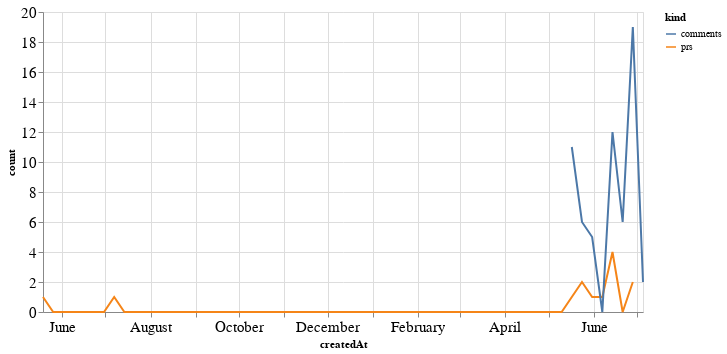

The notebook cell this image was saved under:
### Code cell
alt.Chart(total_time, width=600).mark_line().encode(
    x='createdAt',
    y='count',
    color='kind'
)

### Figure 1 — Vega-Lite specification as saved in the notebook (floating-point values rounded to 4 significant figures)
{"config": {"axisLeft": {"labelFontSize": 15}, "axisBottom": {"labelFontSize": 15}}, "data": {"name": "data-e4523aea0b16c1173d64ea80fa4a03c7"}, "mark": "line", "encoding": {"color": {"type": "nominal", "field": "kind"}, "x": {"type": "temporal", "field": "createdAt"}, "y": {"type": "quantitative", "field": "count"}}, "width": 600, "$schema": "https://vega.github.io/schema/vega-lite/v4.8.1.json", "datasets": {"data-e4523aea0b16c1173d64ea80fa4a03c7": [{"createdAt": "2019-05-19T00:00:00", "kind": "prs", "count": 1.0}, {"createdAt": "2019-05-26T00:00:00", "kind": "prs", "count": 0.0}, {"createdAt": "2019-06-02T00:00:00", "kind": "prs", "count": 0.0}, {"createdAt": "2019-06-09T00:00:00", "kind": "prs", "count": 0.0}, {"createdAt": "2019-06-16T00:00:00", "kind": "prs", "count": 0.0}, {"createdAt": "2019-06-23T00:00:00", "kind": "prs", "count": 0.0}, {"createdAt": "2019-06-30T00:00:00", "kind": "prs", "count": 0.0}, {"createdAt": "2019-07-07T00:00:00", "kind": "prs", "count": 1.0}, {"createdAt": "2019-07-14T00:00:00", "kind": "prs", "count": 0.0}, {"createdAt": "2019-07-21T00:00:00", "kind": "prs", "count": 0.0}, {"createdAt": "2019-07-28T00:00:00", "kind": "prs", "count": 0.0}, {"createdAt": "2019-08-04T00:00:00", "kind": "prs", "count": 0.0}, {"createdAt": "2019-08-11T00:00:00", "kind": "prs", "count": 0.0}, {"createdAt": "2019-08-18T00:00:00", "kind": "prs", "count": 0.0}, {"createdAt": "2019-08-25T00:00:00", "kind": "prs", "count": 0.0}, {"createdAt": "2019-09-01T00:00:00", "kind": "prs", "count": 0.0}, {"createdAt": "2019-09-08T00:00:00", "kind": "prs", "count": 0.0}, {"createdAt": "2019-09-15T00:00:00", "kind": "prs", "count": 0.0}, {"createdAt": "2019-09-22T00:00:00", "kind": "prs", "count": 0.0}, {"createdAt": "2019-09-29T00:00:00", "kind": "prs", "count": 0.0}, {"createdAt": "2019-10-06T00:00:00", "kind": "prs", "count": 0.0}, {"createdAt": "2019-10-13T00:00:00", "kind": "prs", "count": 0.0}, {"createdAt": "2019-10-20T00:00:00", "kind": "prs", "count": 0.0}, {"createdAt": "2019-10-27T00:00:00", "kind": "prs", "count": 0.0}, {"createdAt": "2019-11-03T00:00:00", "kind": "prs", "count": 0.0}, {"createdAt": "2019-11-10T00:00:00", "kind": "prs", "count": 0.0}, {"createdAt": "2019-11-17T00:00:00", "kind": "prs", "count": 0.0}, {"createdAt": "2019-11-24T00:00:00", "kind": "prs", "count": 0.0}, {"createdAt": "2019-12-01T00:00:00", "kind": "prs", "count": 0.0}, {"createdAt": "2019-12-08T00:00:00", "kind": "prs", "count": 0.0}, {"createdAt": "2019-12-15T00:00:00", "kind": "prs", "count": 0.0}, {"createdAt": "2019-12-22T00:00:00", "kind": "prs", "count": 0.0}, {"createdAt": "2019-12-29T00:00:00", "kind": "prs", "count": 0.0}, {"createdAt": "2020-01-05T00:00:00", "kind": "prs", "count": 0.0}, {"createdAt": "2020-01-12T00:00:00", "kind": "prs", "count": 0.0}, {"createdAt": "2020-01-19T00:00:00", "kind": "prs", "count": 0.0}, {"createdAt": "2020-01-26T00:00:00", "kind": "prs", "count": 0.0}, {"createdAt": "2020-02-02T00:00:00", "kind": "prs", "count": 0.0}, {"createdAt": "2020-02-09T00:00:00", "kind": "prs", "count": 0.0}, {"createdAt": "2020-02-16T00:00:00", "kind": "prs", "count": 0.0}, {"createdAt": "2020-02-23T00:00:00", "kind": "prs", "count": 0.0}, {"createdAt": "2020-03-01T00:00:00", "kind": "prs", "count": 0.0}, {"createdAt": "2020-03-08T00:00:00", "kind": "prs", "count": 0.0}, {"createdAt": "2020-03-15T00:00:00", "kind": "prs", "count": 0.0}, {"createdAt": "2020-03-22T00:00:00", "kind": "prs", "count": 0.0}, {"createdAt": "2020-03-29T00:00:00", "kind": "prs", "count": 0.0}, {"createdAt": "2020-04-05T00:00:00", "kind": "prs", "count": 0.0}, {"createdAt": "2020-04-12T00:00:00", "kind": "prs", "count": 0.0}, {"createdAt": "2020-04-19T00:00:00", "kind": "prs", "count": 0.0}, {"createdAt": "2020-04-26T00:00:00", "kind": "prs", "count": 0.0}, {"createdAt": "2020-05-03T00:00:00", "kind": "prs", "count": 0.0}, {"createdAt": "2020-05-10T00:00:00", "kind": "prs", "count": 0.0}, {"createdAt": "2020-05-17T00:00:00", "kind": "prs", "count": 1.0}, {"createdAt": "2020-05-24T00:00:00", "kind": "prs", "count": 2.0}, {"createdAt": "2020-05-31T00:00:00", "kind": "prs", "count": 1.0}, {"createdAt": "2020-06-07T00:00:00", "kind": "prs", "count": 1.0}, {"createdAt": "2020-06-14T00:00:00", "kind": "prs", "count": 4.0}, {"createdAt": "2020-06-21T00:00:00", "kind": "prs", "count": 0.0}, {"createdAt": "2020-06-28T00:00:00", "kind": "prs", "count": 2.0}, {"createdAt": "2020-07-05T00:00:00", "kind": "prs", "count": null}, {"createdAt": "2019-05-19T00:00:00", "kind": "comments", "count": null}, {"createdAt": "2019-05-26T00:00:00", "kind": "comments", "count": null}, {"createdAt": "2019-06-02T00:00:00", "kind": "comments", "count": null}, {"createdAt": "2019-06-09T00:00:00", "kind": "comments", "count": null}, {"createdAt": "2019-06-16T00:00:00", "kind": "comments", "count": null}, {"createdAt": "2019-06-23T00:00:00", "kind": "comments", "count": null}, {"createdAt": "2019-06-30T00:00:00", "kind": "comments", "count": null}, {"createdAt": "2019-07-07T00:00:00", "kind": "comments", "count": null}, {"createdAt": "2019-07-14T00:00:00", "kind": "comments", "count": null}, {"createdAt": "2019-07-21T00:00:00", "kind": "comments", "count": null}, {"createdAt": "2019-07-28T00:00:00", "kind": "comments", "count": null}, {"createdAt": "2019-08-04T00:00:00", "kind": "comments", "count": null}, {"createdAt": "2019-08-11T00:00:00", "kind": "comments", "count": null}, {"createdAt": "2019-08-18T00:00:00", "kind": "comments", "count": null}, {"createdAt": "2019-08-25T00:00:00", "kind": "comments", "count": null}, {"createdAt": "2019-09-01T00:00:00", "kind": "comments", "count": null}, {"createdAt": "2019-09-08T00:00:00", "kind": "comments", "count": null}, {"createdAt": "2019-09-15T00:00:00", "kind": "comments", "count": null}, {"createdAt": "2019-09-22T00:00:00", "kind": "comments", "count": null}, {"createdAt": "2019-09-29T00:00:00", "kind": "comments", "count": null}, {"createdAt": "2019-10-06T00:00:00", "kind": "comments", "count": null}, {"createdAt": "2019-10-13T00:00:00", "kind": "comments", "count": null}, {"createdAt": "2019-10-20T00:00:00", "kind": "comments", "count": null}, {"createdAt": "2019-10-27T00:00:00", "kind": "comments", "count": null}, {"createdAt": "2019-11-03T00:00:00", "kind": "comments", "count": null}, {"createdAt": "2019-11-10T00:00:00", "kind": "comments", "count": null}, {"createdAt": "2019-11-17T00:00:00", "kind": "comments", "count": null}, {"createdAt": "2019-11-24T00:00:00", "kind": "comments", "count": null}, {"createdAt": "2019-12-01T00:00:00", "kind": "comments", "count": null}, {"createdAt": "2019-12-08T00:00:00", "kind": "comments", "count": null}, {"createdAt": "2019-12-15T00:00:00", "kind": "comments", "count": null}, {"createdAt": "2019-12-22T00:00:00", "kind": "comments", "count": null}, {"createdAt": "2019-12-29T00:00:00", "kind": "comments", "count": null}, {"createdAt": "2020-01-05T00:00:00", "kind": "comments", "count": null}, {"createdAt": "2020-01-12T00:00:00", "kind": "comments", "count": null}, {"createdAt": "2020-01-19T00:00:00", "kind": "comments", "count": null}, {"createdAt": "2020-01-26T00:00:00", "kind": "comments", "count": null}, {"createdAt": "2020-02-02T00:00:00", "kind": "comments", "count": null}, {"createdAt": "2020-02-09T00:00:00", "kind": "comments", "count": null}, {"createdAt": "2020-02-16T00:00:00", "kind": "comments", "count": null}, {"createdAt": "2020-02-23T00:00:00", "kind": "comments", "count": null}, {"createdAt": "2020-03-01T00:00:00", "kind": "comments", "count": null}, {"createdAt": "2020-03-08T00:00:00", "kind": "comments", "count": null}, {"createdAt": "2020-03-15T00:00:00", "kind": "comments", "count": null}, {"createdAt": "2020-03-22T00:00:00", "kind": "comments", "count": null}, {"createdAt": "2020-03-29T00:00:00", "kind": "comments", "count": null}, {"createdAt": "2020-04-05T00:00:00", "kind": "comments", "count": null}, {"createdAt": "2020-04-12T00:00:00", "kind": "comments", "count": null}, {"createdAt": "2020-04-19T00:00:00", "kind": "comments", "count": null}, {"createdAt": "2020-04-26T00:00:00", "kind": "comments", "count": null}, {"createdAt": "2020-05-03T00:00:00", "kind": "comments", "count": null}, {"createdAt": "2020-05-10T00:00:00", "kind": "comments", "count": null}, {"createdAt": "2020-05-17T00:00:00", "kind": "comments", "count": 11.0}, {"createdAt": "2020-05-24T00:00:00", "kind": "comments", "count": 6.0}, {"createdAt": "2020-05-31T00:00:00", "kind": "comments", "count": 5.0}, {"createdAt": "2020-06-07T00:00:00", "kind": "comments", "count": 0.0}, {"createdAt": "2020-06-14T00:00:00", "kind": "comments", "count": 12.0}, {"createdAt": "2020-06-21T00:00:00", "kind": "comments", "count": 6.0}, {"createdAt": "2020-06-28T00:00:00", "kind": "comments", "count": 19.0}, {"createdAt": "2020-07-05T00:00:00", "kind": "comments", "count": 2.0}]}}
